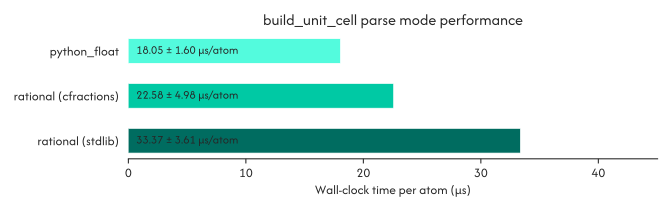

The script that saved this image:
#!/usr/bin/env python
# Copyright (c) 2025-2026, The Regents of the University of Michigan
# This file is from the parsnip project, released under the BSD 3-Clause License.

"""Benchmark parsnip parse modes for build_unit_cell."""

import time
from contextlib import nullcontext
from importlib.util import find_spec
from pathlib import Path
from unittest.mock import patch

import numpy as np

from parsnip import CifFile

REPO_ROOT = Path(__file__).resolve().parent.parent.parent
DEFAULT_CIF = REPO_ROOT / "tests/sample_data/AFLOW_mC24.cif"

MODES = [
    # (label, parse_mode, use_cfractions)
    ("python_float", "python_float", True),
    ("cfractions", "rational", True),
    ("default", "rational", False),
]


def _hide_cfractions(name, package=None):
    if name == "cfractions":
        return None
    return find_spec(name, package)


def bench(cif_path: Path, n_runs: int = 200, n_warmup: int = 10):
    """Run a benchmark recording the per-atom performance of unit cell construction."""
    cif = CifFile(cif_path)
    n_atoms = cif.build_unit_cell().shape[0]
    print(f"  {n_atoms} atoms in unit cell")

    results = {}
    for label, parse_mode, use_cfractions in MODES:
        if not use_cfractions:
            ctx = patch("importlib.util.find_spec", side_effect=_hide_cfractions)
        else:
            ctx = nullcontext()

        with ctx:
            for _ in range(n_warmup):
                cif.build_unit_cell(parse_mode=parse_mode)

            times = np.empty(n_runs)
            for i in range(n_runs):
                t0 = time.perf_counter()
                cif.build_unit_cell(parse_mode=parse_mode)
                times[i] = time.perf_counter() - t0

        results[label] = times / n_atoms
        mean_us = times.mean() / n_atoms * 1e6
        std_us = times.std() / n_atoms * 1e6
        print(f"  {label:>15s}: {mean_us:.2f} +/- {std_us:.2f} μs/atom")

    return results


def plot(results, out_path: str):
    import matplotlib

    matplotlib.use("Agg")
    import matplotlib.font_manager as fm
    import matplotlib.pyplot as plt
    import seaborn as sns

    font_path = Path.home() / "Library/Fonts/Afacad[wght].ttf"
    if font_path.exists():
        fm.fontManager.addfont(str(font_path))
        font = fm.FontProperties(fname=str(font_path))
    else:
        font = fm.FontProperties()

    plt.rcParams["svg.fonttype"] = "path"

    colors = {
        "python_float": "#53FBDD",
        "cfractions": "#00C9A4",
        "default": "#006C60",
    }

    labels = list(results.keys())
    means = [results[l].mean() * 1e6 for l in labels]
    stds = [results[l].std() * 1e6 for l in labels]
    display_names = {
        "python_float": "python_float",
        "cfractions": "rational (cfractions)",
        "default": "rational (stdlib)",
    }

    sns.set_style("ticks")
    fig, ax = plt.subplots(figsize=(7, 2.2))

    y = list(range(len(labels)))
    for i, (lab, m, s) in enumerate(zip(labels, means, stds)):
        ax.barh(
            i,
            m,
            height=0.55,
            color=colors[lab],
            edgecolor="white",
            linewidth=0.5,
            xerr=s,
            error_kw={"lw": 1, "capsize": 3},
        )
        ax.text(
            max(means) * 0.02,
            i,
            f"{m:.2f} μs/atom  ",
            va="center",
            ha="left",
            fontsize=9,
            fontproperties=font,
        )

    ax.set_yticks(y)
    ax.set_yticklabels([display_names[lab] for lab in labels])
    ax.invert_yaxis()
    ax.set_xlim(0, max(means) * 1.35)
    ax.set_xlabel("Wall-clock time per atom (μs)", fontproperties=font)
    ax.set_title(
        "build_unit_cell parse mode performance", fontproperties=font, fontsize=12
    )
    for label in ax.get_yticklabels() + ax.get_xticklabels():
        label.set_fontproperties(font)

    sns.despine(left=True, bottom=False)
    ax.tick_params(left=False)

    fig.tight_layout()
    fig.savefig(out_path)
    print(f"Saved to {out_path}")


if __name__ == "__main__":
    out = Path(__file__).parent / "benchmark_parse_modes.svg"
    runs = 5_000

    print(f"Benchmarking {DEFAULT_CIF} ({runs} runs per mode)")
    results = bench(DEFAULT_CIF, n_runs=runs)
    plot(results, str(out))
